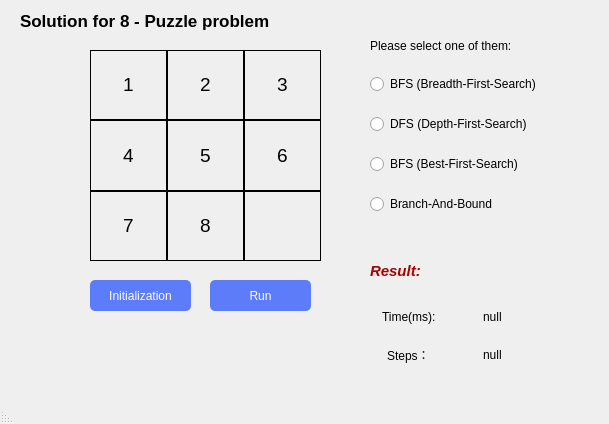
<?xml version="1.0" encoding="UTF-8"?>
<ui version="4.0">
 <class>MainWindow</class>
 <widget class="QMainWindow" name="MainWindow">
  <property name="geometry">
   <rect>
    <x>0</x>
    <y>0</y>
    <width>609</width>
    <height>424</height>
   </rect>
  </property>
  <property name="sizePolicy">
   <sizepolicy hsizetype="Expanding" vsizetype="Expanding">
    <horstretch>0</horstretch>
    <verstretch>0</verstretch>
   </sizepolicy>
  </property>
  <property name="windowTitle">
   <string>MainWindow</string>
  </property>
  <property name="layoutDirection">
   <enum>Qt::RightToLeft</enum>
  </property>
  <widget class="QWidget" name="centralwidget">
   <property name="sizePolicy">
    <sizepolicy hsizetype="Maximum" vsizetype="Maximum">
     <horstretch>0</horstretch>
     <verstretch>0</verstretch>
    </sizepolicy>
   </property>
   <property name="layoutDirection">
    <enum>Qt::LeftToRight</enum>
   </property>
   <widget class="QLabel" name="label_10">
    <property name="geometry">
     <rect>
      <x>20</x>
      <y>0</y>
      <width>281</width>
      <height>41</height>
     </rect>
    </property>
    <property name="font">
     <font>
      <pointsize>13</pointsize>
      <weight>75</weight>
      <bold>true</bold>
     </font>
    </property>
    <property name="text">
     <string>Solution for 8 - Puzzle problem</string>
    </property>
   </widget>
   <widget class="QPushButton" name="pushButton">
    <property name="geometry">
     <rect>
      <x>90</x>
      <y>280</y>
      <width>101</width>
      <height>31</height>
     </rect>
    </property>
    <property name="styleSheet">
     <string notr="true">background-color: rgb(92, 124, 250);
color: rgb(255, 255, 255);
border-radius:5px;</string>
    </property>
    <property name="text">
     <string>Initialization</string>
    </property>
   </widget>
   <widget class="QPushButton" name="pushButton_2">
    <property name="geometry">
     <rect>
      <x>210</x>
      <y>280</y>
      <width>101</width>
      <height>31</height>
     </rect>
    </property>
    <property name="styleSheet">
     <string notr="true">background-color: rgb(92, 124, 250);
color: rgb(255, 255, 255);
border-radius:5px;</string>
    </property>
    <property name="text">
     <string>Run</string>
    </property>
   </widget>
   <widget class="QLabel" name="label_11">
    <property name="geometry">
     <rect>
      <x>370</x>
      <y>30</y>
      <width>191</width>
      <height>31</height>
     </rect>
    </property>
    <property name="text">
     <string>Please select one of them:</string>
    </property>
   </widget>
   <widget class="QWidget" name="layoutWidget">
    <property name="geometry">
     <rect>
      <x>90</x>
      <y>50</y>
      <width>231</width>
      <height>211</height>
     </rect>
    </property>
    <layout class="QVBoxLayout" name="verticalLayout">
     <property name="spacing">
      <number>0</number>
     </property>
     <property name="sizeConstraint">
      <enum>QLayout::SetNoConstraint</enum>
     </property>
     <item>
      <layout class="QHBoxLayout" name="horizontalLayout">
       <property name="spacing">
        <number>0</number>
       </property>
       <property name="sizeConstraint">
        <enum>QLayout::SetMaximumSize</enum>
       </property>
       <item>
        <widget class="QLabel" name="label_3">
         <property name="sizePolicy">
          <sizepolicy hsizetype="Expanding" vsizetype="Expanding">
           <horstretch>0</horstretch>
           <verstretch>0</verstretch>
          </sizepolicy>
         </property>
         <property name="maximumSize">
          <size>
           <width>100002</width>
           <height>100002</height>
          </size>
         </property>
         <property name="font">
          <font>
           <pointsize>14</pointsize>
          </font>
         </property>
         <property name="styleSheet">
          <string notr="true">min-width:40px;min-height:40px;max-width:100000px;max-height:100000px;border-radius:0px;border:1px solid black;</string>
         </property>
         <property name="frameShadow">
          <enum>QFrame::Sunken</enum>
         </property>
         <property name="text">
          <string>1</string>
         </property>
         <property name="textFormat">
          <enum>Qt::RichText</enum>
         </property>
         <property name="alignment">
          <set>Qt::AlignCenter</set>
         </property>
         <property name="wordWrap">
          <bool>false</bool>
         </property>
        </widget>
       </item>
       <item>
        <widget class="QLabel" name="label_2">
         <property name="sizePolicy">
          <sizepolicy hsizetype="Expanding" vsizetype="Expanding">
           <horstretch>0</horstretch>
           <verstretch>0</verstretch>
          </sizepolicy>
         </property>
         <property name="maximumSize">
          <size>
           <width>100002</width>
           <height>100002</height>
          </size>
         </property>
         <property name="font">
          <font>
           <pointsize>14</pointsize>
          </font>
         </property>
         <property name="styleSheet">
          <string notr="true">min-width:40px;min-height:40px;max-width:100000px;max-height:100000px;border-radius:0px;border:1px solid black;</string>
         </property>
         <property name="frameShadow">
          <enum>QFrame::Sunken</enum>
         </property>
         <property name="text">
          <string>2</string>
         </property>
         <property name="textFormat">
          <enum>Qt::RichText</enum>
         </property>
         <property name="alignment">
          <set>Qt::AlignCenter</set>
         </property>
         <property name="wordWrap">
          <bool>false</bool>
         </property>
        </widget>
       </item>
       <item>
        <widget class="QLabel" name="label">
         <property name="sizePolicy">
          <sizepolicy hsizetype="Expanding" vsizetype="Expanding">
           <horstretch>0</horstretch>
           <verstretch>0</verstretch>
          </sizepolicy>
         </property>
         <property name="maximumSize">
          <size>
           <width>100002</width>
           <height>100002</height>
          </size>
         </property>
         <property name="font">
          <font>
           <pointsize>14</pointsize>
          </font>
         </property>
         <property name="styleSheet">
          <string notr="true">min-width:40px;min-height:40px;max-width:100000px;max-height:100000px;border-radius:0px;border:1px solid black;</string>
         </property>
         <property name="frameShadow">
          <enum>QFrame::Sunken</enum>
         </property>
         <property name="text">
          <string>3</string>
         </property>
         <property name="textFormat">
          <enum>Qt::RichText</enum>
         </property>
         <property name="alignment">
          <set>Qt::AlignCenter</set>
         </property>
         <property name="wordWrap">
          <bool>false</bool>
         </property>
        </widget>
       </item>
      </layout>
     </item>
     <item>
      <layout class="QHBoxLayout" name="horizontalLayout_3">
       <property name="spacing">
        <number>0</number>
       </property>
       <property name="sizeConstraint">
        <enum>QLayout::SetMaximumSize</enum>
       </property>
       <item>
        <widget class="QLabel" name="label_7">
         <property name="sizePolicy">
          <sizepolicy hsizetype="Expanding" vsizetype="Expanding">
           <horstretch>0</horstretch>
           <verstretch>0</verstretch>
          </sizepolicy>
         </property>
         <property name="maximumSize">
          <size>
           <width>100002</width>
           <height>100002</height>
          </size>
         </property>
         <property name="font">
          <font>
           <pointsize>14</pointsize>
          </font>
         </property>
         <property name="styleSheet">
          <string notr="true">min-width:40px;min-height:40px;max-width:100000px;max-height:100000px;border-radius:0px;border:1px solid black;</string>
         </property>
         <property name="frameShadow">
          <enum>QFrame::Sunken</enum>
         </property>
         <property name="text">
          <string>4</string>
         </property>
         <property name="textFormat">
          <enum>Qt::RichText</enum>
         </property>
         <property name="alignment">
          <set>Qt::AlignCenter</set>
         </property>
         <property name="wordWrap">
          <bool>false</bool>
         </property>
        </widget>
       </item>
       <item>
        <widget class="QLabel" name="label_8">
         <property name="sizePolicy">
          <sizepolicy hsizetype="Expanding" vsizetype="Expanding">
           <horstretch>0</horstretch>
           <verstretch>0</verstretch>
          </sizepolicy>
         </property>
         <property name="maximumSize">
          <size>
           <width>100002</width>
           <height>100002</height>
          </size>
         </property>
         <property name="font">
          <font>
           <pointsize>14</pointsize>
          </font>
         </property>
         <property name="styleSheet">
          <string notr="true">min-width:40px;min-height:40px;max-width:100000px;max-height:100000px;border-radius:0px;border:1px solid black;</string>
         </property>
         <property name="frameShadow">
          <enum>QFrame::Sunken</enum>
         </property>
         <property name="text">
          <string>5</string>
         </property>
         <property name="textFormat">
          <enum>Qt::RichText</enum>
         </property>
         <property name="alignment">
          <set>Qt::AlignCenter</set>
         </property>
         <property name="wordWrap">
          <bool>false</bool>
         </property>
        </widget>
       </item>
       <item>
        <widget class="QLabel" name="label_9">
         <property name="sizePolicy">
          <sizepolicy hsizetype="Expanding" vsizetype="Expanding">
           <horstretch>0</horstretch>
           <verstretch>0</verstretch>
          </sizepolicy>
         </property>
         <property name="maximumSize">
          <size>
           <width>100002</width>
           <height>1000002</height>
          </size>
         </property>
         <property name="font">
          <font>
           <pointsize>14</pointsize>
          </font>
         </property>
         <property name="styleSheet">
          <string notr="true">min-width:40px;min-height:40px;max-width:100000px;max-height:1000000px;border-radius:0px;border:1px solid black;</string>
         </property>
         <property name="frameShadow">
          <enum>QFrame::Sunken</enum>
         </property>
         <property name="text">
          <string>6</string>
         </property>
         <property name="textFormat">
          <enum>Qt::RichText</enum>
         </property>
         <property name="alignment">
          <set>Qt::AlignCenter</set>
         </property>
         <property name="wordWrap">
          <bool>false</bool>
         </property>
        </widget>
       </item>
      </layout>
     </item>
     <item>
      <layout class="QHBoxLayout" name="horizontalLayout_2">
       <property name="spacing">
        <number>0</number>
       </property>
       <property name="sizeConstraint">
        <enum>QLayout::SetMaximumSize</enum>
       </property>
       <item>
        <widget class="QLabel" name="label_4">
         <property name="sizePolicy">
          <sizepolicy hsizetype="Expanding" vsizetype="Expanding">
           <horstretch>0</horstretch>
           <verstretch>0</verstretch>
          </sizepolicy>
         </property>
         <property name="maximumSize">
          <size>
           <width>100002</width>
           <height>100002</height>
          </size>
         </property>
         <property name="font">
          <font>
           <pointsize>14</pointsize>
          </font>
         </property>
         <property name="styleSheet">
          <string notr="true">min-width:40px;min-height:40px;max-width:100000px;max-height:100000px;border-radius:0px;border:1px solid black;</string>
         </property>
         <property name="frameShadow">
          <enum>QFrame::Sunken</enum>
         </property>
         <property name="text">
          <string>7</string>
         </property>
         <property name="textFormat">
          <enum>Qt::RichText</enum>
         </property>
         <property name="alignment">
          <set>Qt::AlignCenter</set>
         </property>
         <property name="wordWrap">
          <bool>false</bool>
         </property>
        </widget>
       </item>
       <item>
        <widget class="QLabel" name="label_5">
         <property name="sizePolicy">
          <sizepolicy hsizetype="Expanding" vsizetype="Expanding">
           <horstretch>0</horstretch>
           <verstretch>0</verstretch>
          </sizepolicy>
         </property>
         <property name="maximumSize">
          <size>
           <width>100002</width>
           <height>100002</height>
          </size>
         </property>
         <property name="font">
          <font>
           <pointsize>14</pointsize>
          </font>
         </property>
         <property name="styleSheet">
          <string notr="true">min-width:40px;min-height:40px;max-width:100000px;max-height:100000px;border-radius:0px;border:1px solid black;</string>
         </property>
         <property name="frameShadow">
          <enum>QFrame::Sunken</enum>
         </property>
         <property name="text">
          <string>8</string>
         </property>
         <property name="textFormat">
          <enum>Qt::RichText</enum>
         </property>
         <property name="alignment">
          <set>Qt::AlignCenter</set>
         </property>
         <property name="wordWrap">
          <bool>false</bool>
         </property>
        </widget>
       </item>
       <item>
        <widget class="QLabel" name="label_6">
         <property name="sizePolicy">
          <sizepolicy hsizetype="Expanding" vsizetype="Expanding">
           <horstretch>0</horstretch>
           <verstretch>0</verstretch>
          </sizepolicy>
         </property>
         <property name="maximumSize">
          <size>
           <width>100002</width>
           <height>100002</height>
          </size>
         </property>
         <property name="font">
          <font>
           <pointsize>14</pointsize>
          </font>
         </property>
         <property name="styleSheet">
          <string notr="true">min-width:40px;min-height:40px;max-width:100000px;max-height:100000px;border-radius:0px;border:1px solid black;</string>
         </property>
         <property name="frameShadow">
          <enum>QFrame::Sunken</enum>
         </property>
         <property name="text">
          <string/>
         </property>
         <property name="textFormat">
          <enum>Qt::RichText</enum>
         </property>
         <property name="alignment">
          <set>Qt::AlignCenter</set>
         </property>
         <property name="wordWrap">
          <bool>false</bool>
         </property>
        </widget>
       </item>
      </layout>
     </item>
    </layout>
   </widget>
   <widget class="QWidget" name="layoutWidget">
    <property name="geometry">
     <rect>
      <x>370</x>
      <y>60</y>
      <width>201</width>
      <height>171</height>
     </rect>
    </property>
    <layout class="QVBoxLayout" name="verticalLayout_2">
     <item>
      <widget class="QRadioButton" name="radioButton">
       <property name="text">
        <string>BFS (Breadth-First-Search)</string>
       </property>
      </widget>
     </item>
     <item>
      <widget class="QRadioButton" name="radioButton_2">
       <property name="text">
        <string>DFS (Depth-First-Search)</string>
       </property>
      </widget>
     </item>
     <item>
      <widget class="QRadioButton" name="radioButton_3">
       <property name="text">
        <string>BFS (Best-First-Search)</string>
       </property>
      </widget>
     </item>
     <item>
      <widget class="QRadioButton" name="radioButton_4">
       <property name="text">
        <string>Branch-And-Bound</string>
       </property>
      </widget>
     </item>
    </layout>
   </widget>
   <widget class="QWidget" name="layoutWidget">
    <property name="geometry">
     <rect>
      <x>370</x>
      <y>300</y>
      <width>161</width>
      <height>71</height>
     </rect>
    </property>
    <layout class="QGridLayout" name="gridLayout">
     <item row="0" column="0" alignment="Qt::AlignHCenter">
      <widget class="QLabel" name="label_12">
       <property name="text">
        <string>Time(ms):</string>
       </property>
      </widget>
     </item>
     <item row="0" column="1" alignment="Qt::AlignHCenter">
      <widget class="QLabel" name="label_14">
       <property name="text">
        <string>null</string>
       </property>
      </widget>
     </item>
     <item row="1" column="0" alignment="Qt::AlignHCenter">
      <widget class="QLabel" name="label_13">
       <property name="text">
        <string>Steps：</string>
       </property>
      </widget>
     </item>
     <item row="1" column="1" alignment="Qt::AlignHCenter">
      <widget class="QLabel" name="label_15">
       <property name="enabled">
        <bool>true</bool>
       </property>
       <property name="text">
        <string>null</string>
       </property>
      </widget>
     </item>
    </layout>
   </widget>
   <widget class="QLabel" name="label_16">
    <property name="geometry">
     <rect>
      <x>370</x>
      <y>260</y>
      <width>91</width>
      <height>21</height>
     </rect>
    </property>
    <property name="font">
     <font>
      <pointsize>11</pointsize>
      <weight>75</weight>
      <italic>true</italic>
      <bold>true</bold>
     </font>
    </property>
    <property name="styleSheet">
     <string notr="true">color:rgb(170, 0, 0);</string>
    </property>
    <property name="text">
     <string>Result:</string>
    </property>
   </widget>
  </widget>
  <widget class="QMenuBar" name="menubar">
   <property name="geometry">
    <rect>
     <x>0</x>
     <y>0</y>
     <width>609</width>
     <height>21</height>
    </rect>
   </property>
  </widget>
  <widget class="QStatusBar" name="statusbar"/>
 </widget>
 <resources/>
 <connections/>
</ui>
